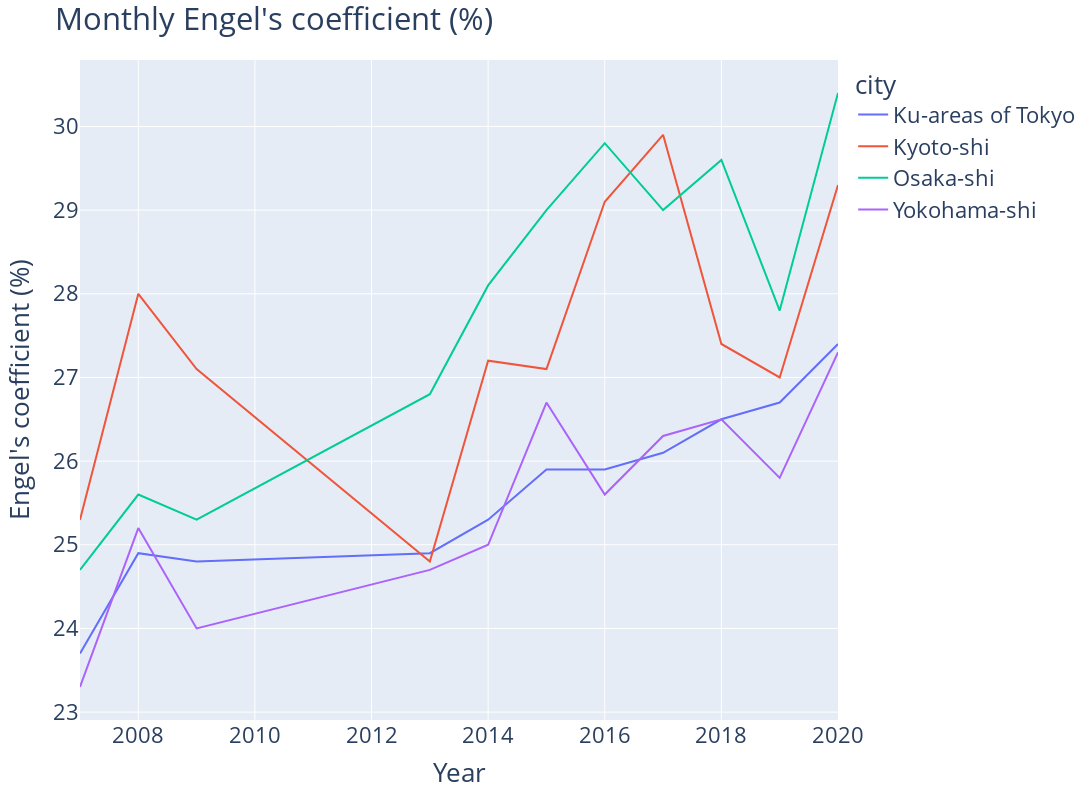

The notebook cell saved with this chart:
### Code cell
temp_df = df[(df["city"].isin(["Osaka-shi", "Ku-areas of Tokyo", "Yokohama-shi", "Kyoto-shi"])) & (df["variable"] == "Engel's coefficient (%)")].sort_values(["year", "city"])

fig = px.line(temp_df, x="year", y="value", color='city')
fig.update_layout(height=800, width=1600, title_text="Monthly Engel's coefficient (%)",  xaxis_title="Year", yaxis_title="Engel's coefficient (%)", font=dict(size=22))

fig.show()

### Figure 1 — Plotly figure (JSON) as saved in the notebook; plotly's stock layout.template omitted (floating-point values rounded to 4 significant figures)
{"data": [{"hovertemplate": "city=Ku-areas of Tokyo<br>year=%{x}<br>value=%{y}<extra></extra>", "legendgroup": "Ku-areas of Tokyo", "line": {"color": "#636efa", "dash": "solid"}, "mode": "lines", "name": "Ku-areas of Tokyo", "orientation": "h", "showlegend": true, "type": "scatter", "x": [2007, 2008, 2009, 2013, 2014, 2015, 2016, 2017, 2018, 2019, 2020], "xaxis": "x", "y": [23.7, 24.9, 24.8, 24.9, 25.3, 25.9, 25.9, 26.1, 26.5, 26.7, 27.4], "yaxis": "y"}, {"hovertemplate": "city=Kyoto-shi<br>year=%{x}<br>value=%{y}<extra></extra>", "legendgroup": "Kyoto-shi", "line": {"color": "#EF553B", "dash": "solid"}, "mode": "lines", "name": "Kyoto-shi", "orientation": "h", "showlegend": true, "type": "scatter", "x": [2007, 2008, 2009, 2013, 2014, 2015, 2016, 2017, 2018, 2019, 2020], "xaxis": "x", "y": [25.3, 28, 27.1, 24.8, 27.2, 27.1, 29.1, 29.9, 27.4, 27, 29.3], "yaxis": "y"}, {"hovertemplate": "city=Osaka-shi<br>year=%{x}<br>value=%{y}<extra></extra>", "legendgroup": "Osaka-shi", "line": {"color": "#00cc96", "dash": "solid"}, "mode": "lines", "name": "Osaka-shi", "orientation": "h", "showlegend": true, "type": "scatter", "x": [2007, 2008, 2009, 2013, 2014, 2015, 2016, 2017, 2018, 2019, 2020], "xaxis": "x", "y": [24.7, 25.6, 25.3, 26.8, 28.1, 29, 29.8, 29, 29.6, 27.8, 30.4], "yaxis": "y"}, {"hovertemplate": "city=Yokohama-shi<br>year=%{x}<br>value=%{y}<extra></extra>", "legendgroup": "Yokohama-shi", "line": {"color": "#ab63fa", "dash": "solid"}, "mode": "lines", "name": "Yokohama-shi", "orientation": "h", "showlegend": true, "type": "scatter", "x": [2007, 2008, 2009, 2013, 2014, 2015, 2016, 2017, 2018, 2019, 2020], "xaxis": "x", "y": [23.3, 25.2, 24, 24.7, 25, 26.7, 25.6, 26.3, 26.5, 25.8, 27.3], "yaxis": "y"}], "layout": {"font": {"size": 22}, "height": 800, "legend": {"title": {"text": "city"}, "tracegroupgap": 0}, "margin": {"t": 60}, "title": {"text": "Monthly Engel's coefficient (%)"}, "width": 1600, "xaxis": {"anchor": "y", "domain": [0, 1], "title": {"text": "Year"}}, "yaxis": {"anchor": "x", "domain": [0, 1], "title": {"text": "Engel's coefficient (%)"}}}}
